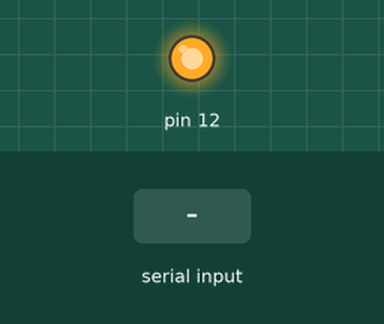
Recording of a sketch running on a simulated Arduino Uno, built with avr-gcc and run on an emulated ATmega328P. Shown: output pins drawn as LEDs (lit = HIGH). Inputs (shaded band) come from the test bench.

Above: at 1.2 s.
1.3 s: "90,45\n" received over Serial
At 2.1 s:
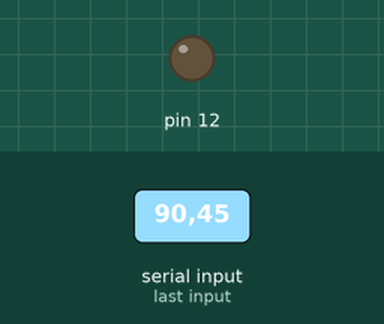
2.8 s: "200\n" received over Serial
At 3.2 s:
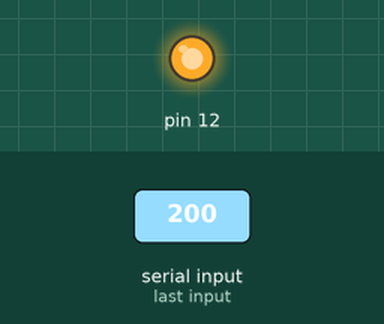
4.3 s: "30,150\n" received over Serial
At 5.6 s:
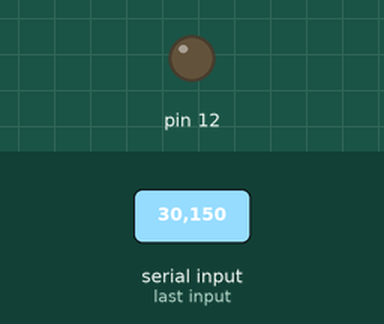
Timing chart, 0 to 7.3 s (numbered marks = the images above; inputs shaded):
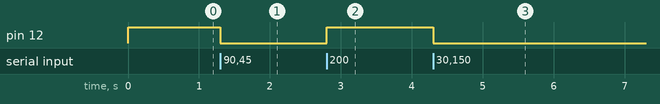

The sketch:

SimplePWM.ino
```cpp
static char buf[16];
static int up_to;

void setup() {
  // put your setup code here, to run once:
  pinMode(12, OUTPUT);
  up_to = 0;

  Serial.begin(115200);

  analogWrite(12, 150);
}


void loop() {
  // put your main code here, to run repeatedly:
  while (Serial.available() != 0) {
    char incoming = Serial.read();
    if (incoming == '\n') {
      buf[up_to] = '\0';
      int val = atoi(buf);
      up_to = 0;
      analogWrite(12, val);
    } else {
      buf[up_to] = incoming;
      up_to = (up_to == 15) ? 0 : up_to + 1;
    }
  }
}
```

Measured:
- after the input at 1.3 s, pin 12: HIGH → LOW at once
- after the input at 2.8 s, pin 12: LOW → HIGH at once
- after the input at 4.3 s, pin 12: HIGH → LOW at once
